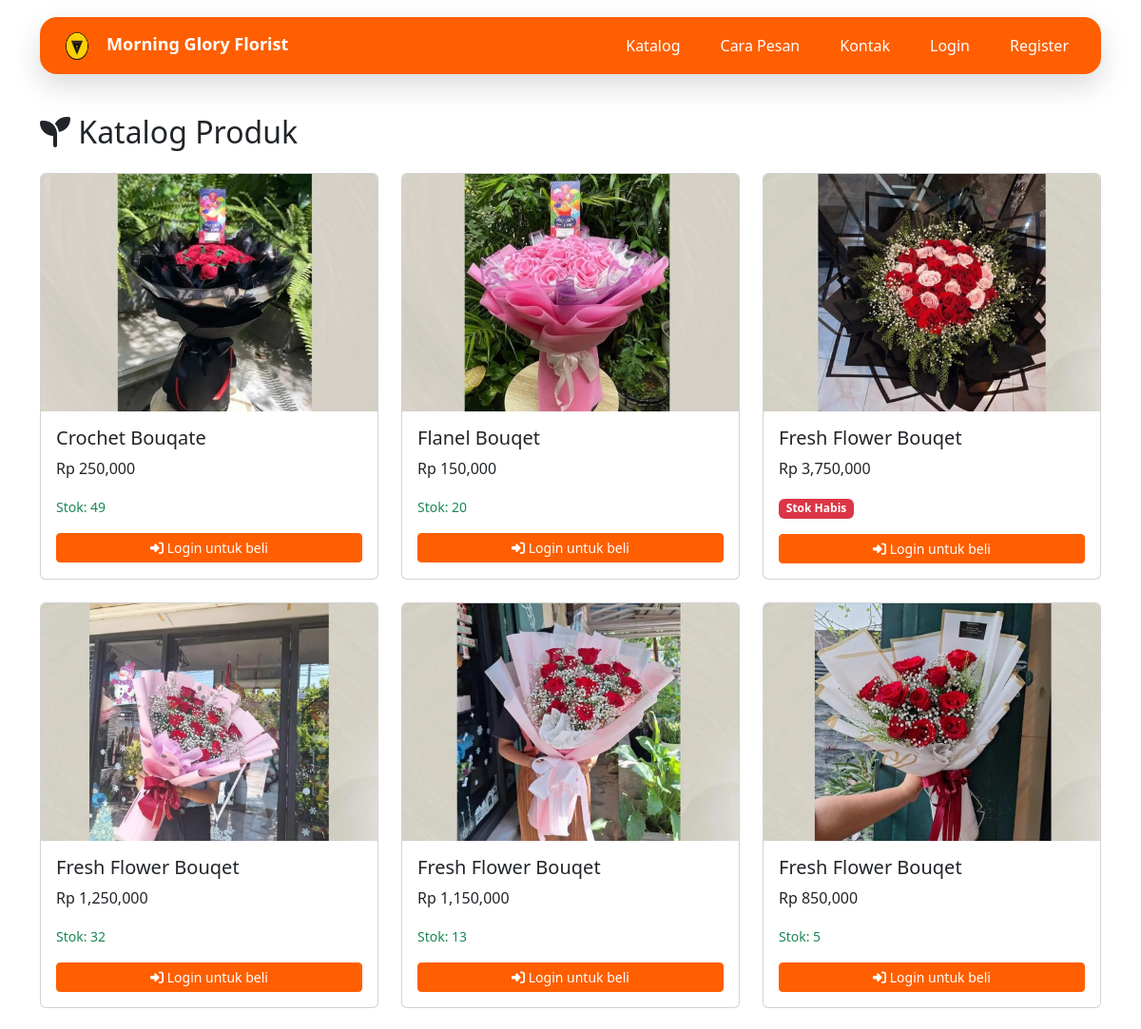
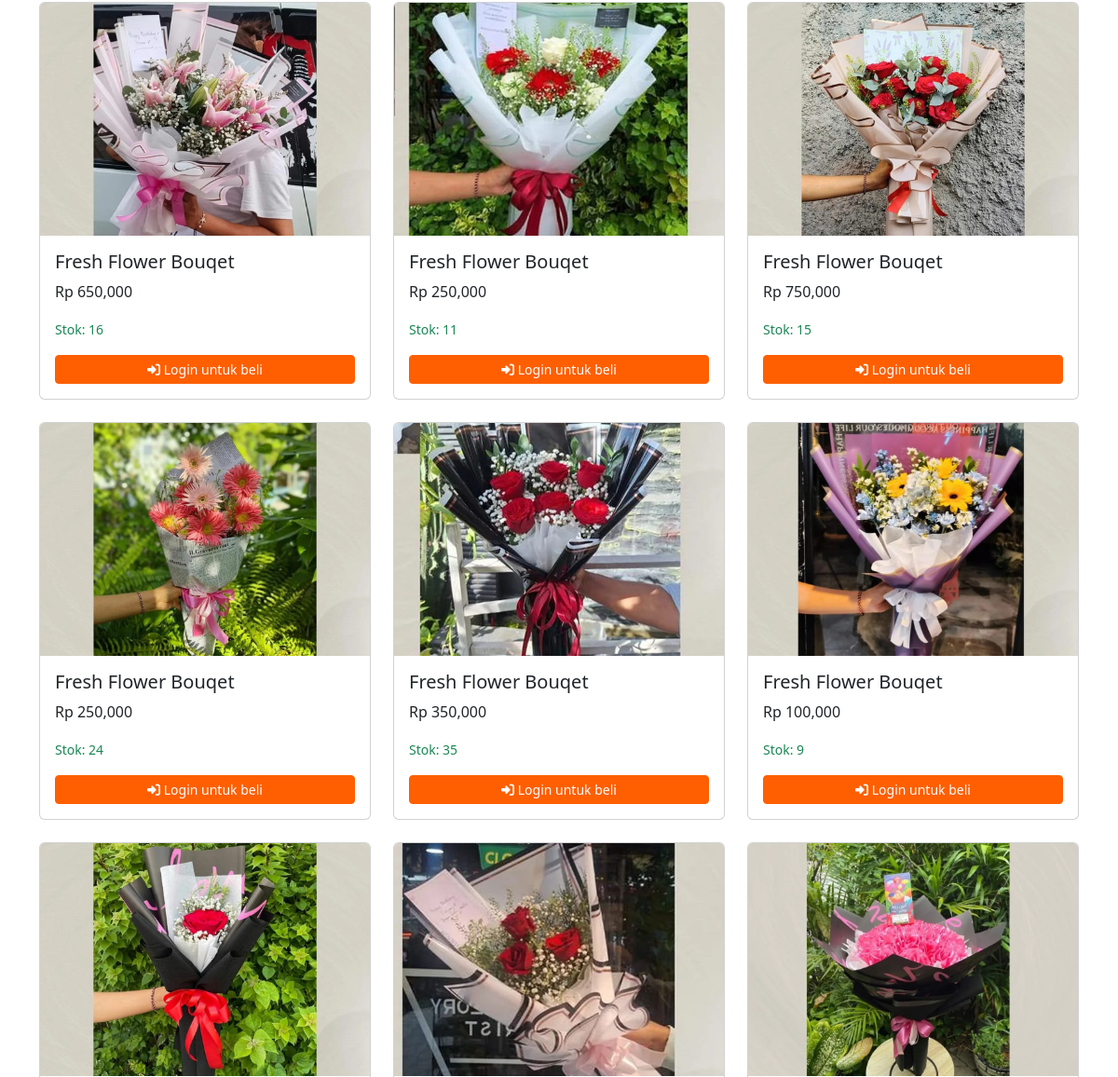
/ (upper part), run on an earlier commit of the app's database (2 pictures, top to bottom).
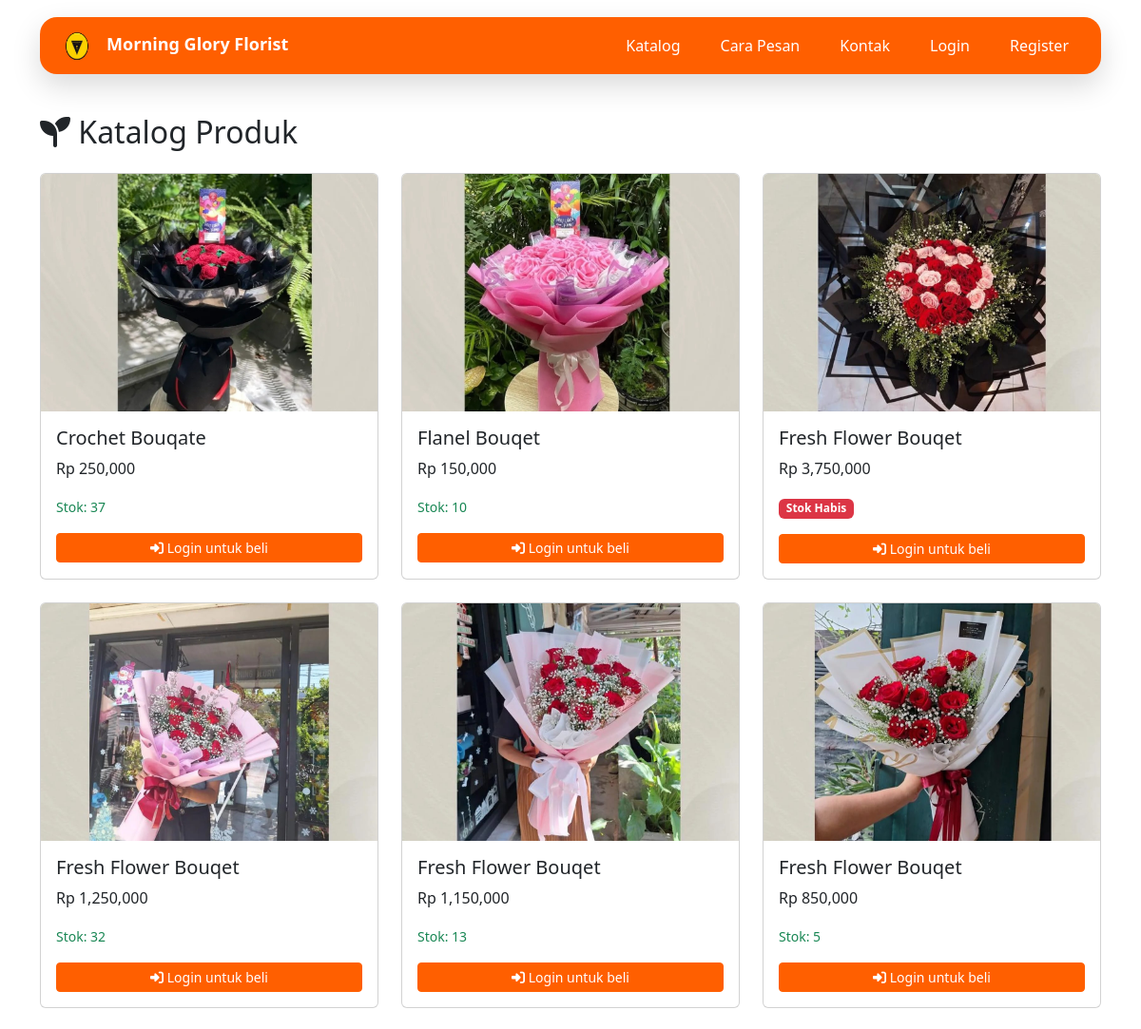
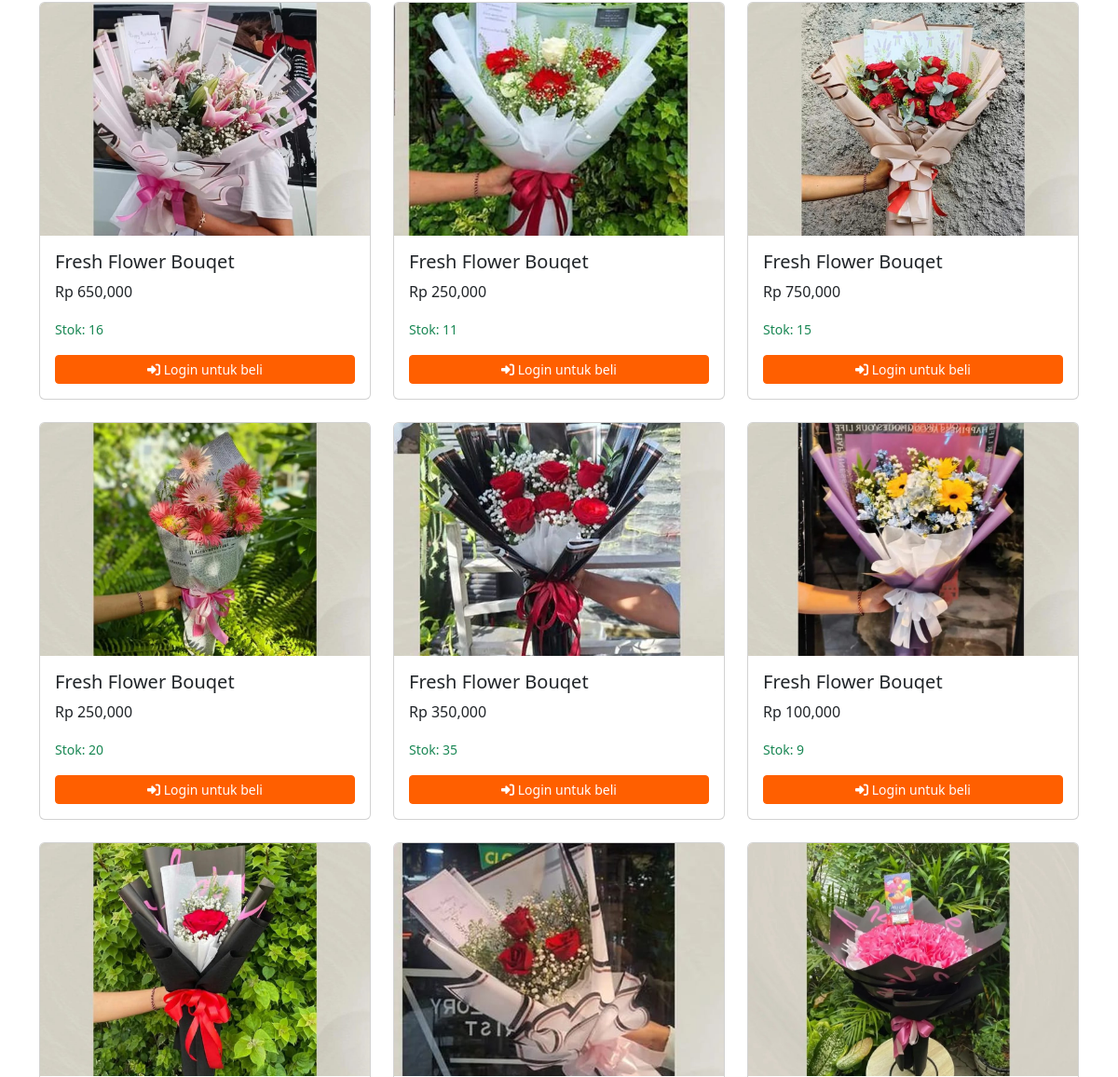
And on a later commit of the database (2 pictures, top to bottom).
### core/models.py (models this page shows, shortened)
class Produk(models.Model):
    idProduk = models.AutoField(primary_key=True)
    namaProduk = models.CharField(max_length=50)
    hargaProduk = models.DecimalField(max_digits=12, decimal_places=2)
    stok = models.PositiveIntegerField(default=0)
    deskripsi = models.TextField(blank=True)
    foto = models.ImageField(upload_to='produk/', blank=True, null=True)
    class Meta:
        verbose_name = "Produk"
        verbose_name_plural = "Produk"

### core/views_pelanggan.py (the view)
def pelanggan_katalog(request):
    products = Produk.objects.all().order_by('namaProduk')
    context = {'products': products}
    return render(request, 'pelanggan/katalog.html', context)

### core/templates/pelanggan/katalog.html (shortened to what this page needs)
{% extends 'pelanggan/base.html' %}
{% load humanize %}
{% load static %}
{% block content %}
<h2 class="mb-4"><i class="fa-solid fa-seedling"></i> Katalog Produk</h2>
<div class="row">
    {% for product in products %}
    <div class="col-12 col-sm-6 col-lg-4 mb-4">
        <div class="card h-100">
            {% if product.foto %}
            <img src="{{ product.foto.url }}" class="card-img-top" alt="{{ product.namaProduk }}" style="height: 250px; object-fit: cover;">
            {% else %}
            <div class="card-img-top bg-light d-flex align-items-center justify-content-center" style="height: 250px;">
                <i class="fa-solid fa-seedling" style="font-size: 4rem; color: #ccc;"></i>
            </div>
            {% endif %}
            <div class="card-body">
                <h5 class="card-title">{{ product.namaProduk }}</h5>
                <p class="card-text">Rp {{ product.hargaProduk|floatformat:0|intcomma }}</p>
                <p class="card-text">
                    {% if product.stok > 0 %}
                        <small class="text-success">Stok: {{ product.stok }}</small>
                    {% else %}
                        <small class="badge bg-danger">Stok Habis</small>
                    {% endif %}
                </p>
                {% if request.session.pelanggan_id %}
                    {% if product.stok > 0 %}
                    <form method="post" action="{% url 'pelanggan_cart_add' product.idProduk %}" class="mt-2">
                        {% csrf_token %}
                        <div class="d-flex gap-2 align-items-center">
                            <input type="number" name="qty" value="1" min="1" max="{{ product.stok }}" class="form-control form-control-sm" style="max-width:90px;">
                            <button type="submit" class="btn btn-primary btn-sm" title="Tambah ke Keranjang">
                                <i class="fa-solid fa-cart-shopping"></i>
                            </button>
                            <a href="{% url 'pelanggan_produk_detail' product.idProduk %}" class="btn btn-outline-primary btn-sm" title="Detail">
                                <i class="fa-solid fa-eye"></i>
                            </a>
                        </div>
                    </form>
                    {% else %}
                    <div class="mt-2">
                        <a href="{% url 'pelanggan_produk_detail' product.idProduk %}" class="btn btn-outline-primary btn-sm w-100">
                            <i class="fa-solid fa-eye"></i> Lihat Detail
                        </a>
                    </div>
                    {% endif %}
                {% else %}
                <div class="mt-2">
                    <a href="{% url 'pelanggan_login' %}?next={{ request.path }}" class="btn btn-primary btn-sm w-100">
                        <i class="fa-solid fa-right-to-bracket"></i> Login untuk beli
                    </a>
                </div>
                {% endif %}
            </div>
        </div>
    </div>
    {% empty %}
    <div class="col-12">
        <p class="text-center">Belum ada produk tersedia.</p>
    </div>
    {% endfor %}
</div>
{% endblock %}

### core/templates/pelanggan/base.html (shortened to what this page needs)
{% load static %}
<!DOCTYPE html>
<html lang="en">
<head>
    <link href="https://cdn.jsdelivr.net/npm/bootstrap@5.3.0/dist/css/bootstrap.min.css" rel="stylesheet">
    <link rel="stylesheet" href="https://cdnjs.cloudflare.com/ajax/libs/font-awesome/6.5.0/css/all.min.css">
</head>
<body>
<header class="site-navbar">
  <div class="container">
    <div class="navbar-wrap d-flex align-items-center justify-content-between">
      <div class="site-logo">
        <a href="{% url 'pelanggan_katalog' %}">
          <img src="{% static 'img/logo.png' %}" alt="Morning Glory Florist" style="height:36px; width:auto; vertical-align:middle; margin-right:8px;">
          Morning Glory Florist
        </a>
      </div>
      <nav class="site-navigation d-none d-lg-block">
        <ul class="site-menu js-clone-nav">
          <li><a href="{% url 'pelanggan_katalog' %}">Katalog</a></li>
          <li><a href="{% url 'pelanggan_cara_pesan' %}">Cara Pesan</a></li>
          <li><a href="{% url 'pelanggan_kontak' %}">Kontak</a></li>
          {% if request.session.pelanggan_id %}
          <li>
            <a href="{% url 'pelanggan_cart' %}">
              <i class="fa-solid fa-cart-shopping me-1"></i> Keranjang
            </a>
          </li>
          <li class="has-children">
            <a href="#">Akun</a>
            <ul class="dropdown">
              <li><a href="{% url 'pelanggan_akun' %}">Profil</a></li>
              <li><a href="{% url 'pelanggan_pesanan_list' %}">Pesanan</a></li>
              <li><a href="{% url 'pelanggan_logout' %}">Logout</a></li>
            </ul>
          </li>
          {% else %}
          <li><a href="{% url 'pelanggan_login' %}">Login</a></li>
          <li><a href="{% url 'pelanggan_register' %}">Register</a></li>
          {% endif %}
        </ul>
      </nav>
    </div>
  </div>
</header>
    <div class="container mt-4">
        {% block content %}{% endblock %}
    </div>
</body>
</html>

### core/templates/pelanggan/base.html (style rules this page uses)
:root { --primary-color: #FF5F00; --accent-color: #FFC300; }
.site-navbar { position: sticky; top: 0; z-index: 1030; padding: 18px 0; }
.navbar-wrap { background: #FF5F00; border-radius: 18px; padding: 12px 22px; box-shadow: 0 12px 30px rgba(0,0,0,.15); }
.site-logo a { color: #fff; text-decoration: none; font-weight: 600; font-size: 18px; }
.site-menu { list-style: none; margin: 0; padding: 0; display: flex; gap: 18px; align-items: center; }
.site-menu li { position: relative; }
.site-menu a { color: #fff; text-decoration: none; padding: 8px 12px; border-radius: 12px; transition: all .2s ease; }
body { overflow-x: hidden; }
.site-mobile-menu .site-menu { display: block !important; padding: 12px 0 24px 0; margin: 0; }
.site-mobile-menu .site-menu li { display: block !important; width: 100%; margin: 0; }
.site-mobile-menu .site-menu a { display: block; width: 100%; padding: 12px 12px; border-radius: 12px; }
.mobile-body ul { list-style: none; padding-left: 0; }
.mobile-body li { margin-bottom: 12px; }
.mobile-body a { color: #fff; text-decoration: none; font-size: 15px; }
.btn-primary { background-color: var(--primary-color); border-color: var(--primary-color); }

What changed in the data, as far as the page shows it:
changed Produk "Crochet Bouqate": stok "49" → "37"
changed Produk "Flanel Bouqet": stok "20" → "10"
changed Produk (number 10 of 15 on the later page): stok "24" → "20"
